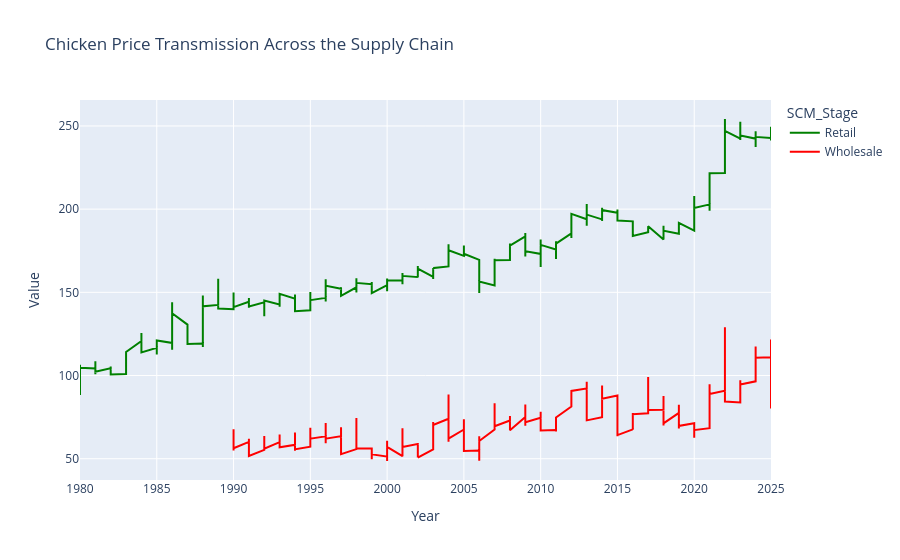

Notebook source saved alongside this figure:
### Code cell
fig = px.line(
    chicken_values,
    x='Year',
    y='Value',
    color='SCM_Stage',
    title='Chicken Price Transmission Across the Supply Chain',
    color_discrete_map={
        'Farm': 'blue',
        'Wholesale': 'red',
        'Retail': 'green'
    }
)
fig.show()

### Figure 1 — Plotly figure (JSON) as saved in the notebook; plotly's stock layout.template omitted (floating-point values rounded to 4 significant figures; data arrays with more than 128 entries replaced by an {"elided": "..."} marker saying what was removed)
{"data": [{"hovertemplate": "SCM_Stage=Retail<br>Year=%{x}<br>Value=%{y}<extra></extra>", "legendgroup": "Retail", "line": {"color": "green", "dash": "solid"}, "marker": {"symbol": "circle"}, "mode": "lines", "name": "Retail", "orientation": "v", "showlegend": true, "type": "scatter", "x": {"elided": "552 int values"}, "xaxis": "x", "y": {"elided": "552 float values"}, "yaxis": "y"}, {"hovertemplate": "SCM_Stage=Wholesale<br>Year=%{x}<br>Value=%{y}<extra></extra>", "legendgroup": "Wholesale", "line": {"color": "red", "dash": "solid"}, "marker": {"symbol": "circle"}, "mode": "lines", "name": "Wholesale", "orientation": "v", "showlegend": true, "type": "scatter", "x": {"elided": "432 int values"}, "xaxis": "x", "y": {"elided": "432 float values"}, "yaxis": "y"}], "layout": {"legend": {"title": {"text": "SCM_Stage"}, "tracegroupgap": 0}, "title": {"text": "Chicken Price Transmission Across the Supply Chain"}, "xaxis": {"anchor": "y", "domain": [0, 1], "title": {"text": "Year"}}, "yaxis": {"anchor": "x", "domain": [0, 1], "title": {"text": "Value"}}}}
